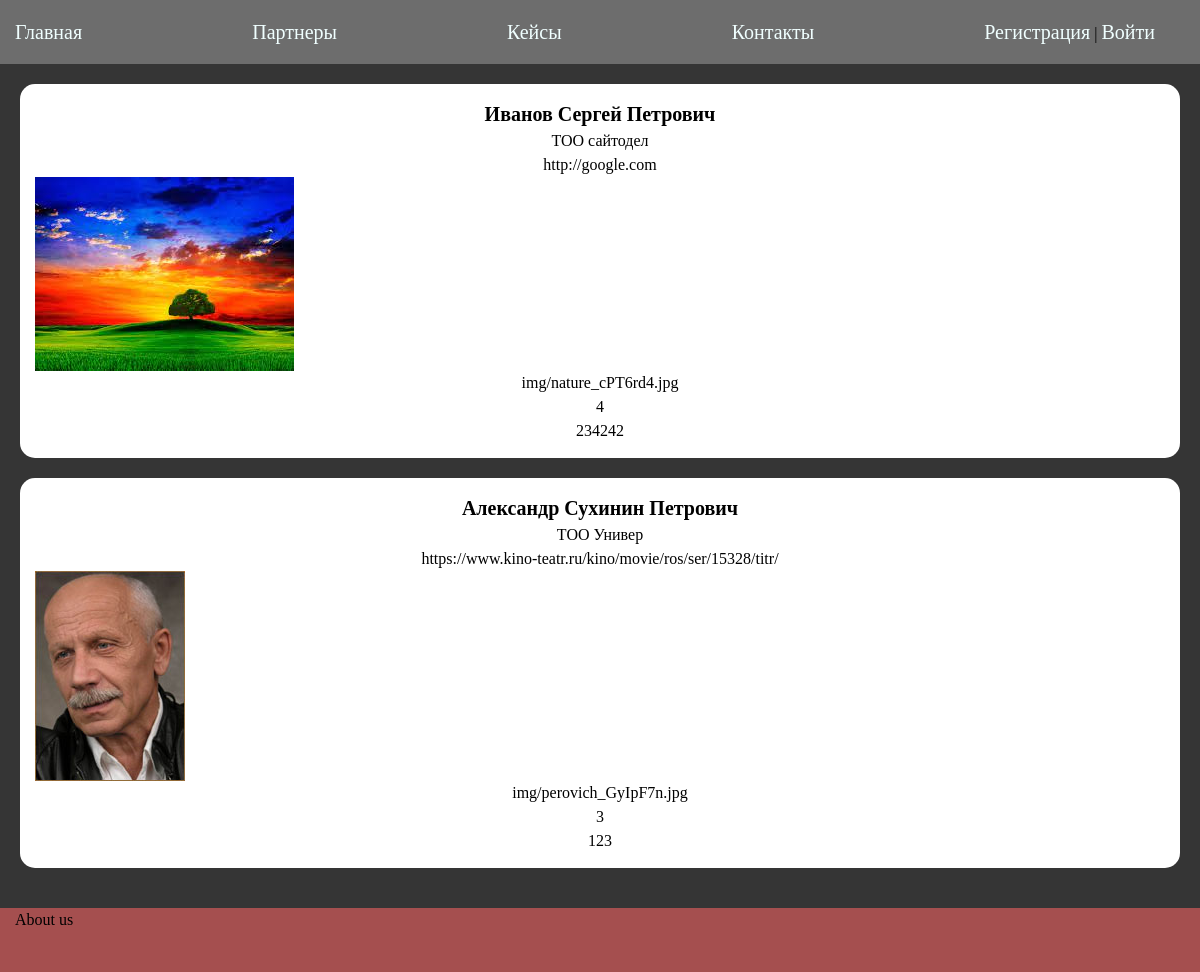
The page /partners/ on the database its author committed.
### BastauApp/models.py (models this page shows)
class Partner(models.Model):
    Fio = models.CharField(max_length=100, verbose_name='ФИО', blank=True)
    name_of_partner = models.CharField(max_length=100, verbose_name='Название организации')
    site = models.URLField(max_length=200)
    avatar = models.ImageField("Аватар", upload_to="img")
    user_id = models.OneToOneField(User, verbose_name='id', on_delete=models.CASCADE)
    class Meta:
        verbose_name = "Партнер"
        verbose_name_plural = "Партнеры"
    def __str__(self):
        return self.Fio

class User(AbstractBaseUser, PermissionsMixin):
    ROLES = [('Студент', 'Студент'),
             ('Партнер', 'Партнер')]
    email = models.EmailField(db_index=True, unique=True, max_length=254)
    phone = models.CharField(max_length=20, help_text='Номер телефона')
    is_staff = models.BooleanField(default=True)  # must needed, otherwise you won't be at
    is_active = models.BooleanField(default=True)  # must needed, otherwise you won't be «
    is_superuser = models.BooleanField(default=False)  # this field we inherit from Permis
    role = models.CharField(choices=ROLES, default=ROLES[0], max_length=10)
    objects = CustomUserManager()
    REQUIRED_FIELDS = ["phone"]
    USERNAME_FIELD = 'email'
    class Meta:
        verbose_name = "Юзер"
        verbose_name_plural = "Юзеры"

### BastauApp/views.py (the view)
# urls.py: path('partners/', ShowPartners.as_view(), name='partners'),
class ShowPartners(ListView):
    model = Partner
    template_name = 'partners.html'
    extra_context = {'name': 'Партнеры', 'menu': menu}

### BastauApp/templates/partners.html
{% extends 'base.html' %}
{% load static %}
{% block content %}
    {% for item in object_list %}
    <div class="case">
      <span class="case__title">
        {{item}}
      </span>
      <p>{{item.name_of_partner}}</p>
      <p>{{item.site}}</p>
      <img src="{{item.avatar.url}}" alt="">
      {{item.avatar}}
      <p>{{item.user_id.id}}</p>
        <p>{{item.user_id.phone}}</p>
    </div>
    {% endfor %}
  {% endblock %}

### BastauApp/static/css/style.css (style rules this page uses)
body { height: 100%; }
html { height: 100%; }
.case { background-color: #fff; padding: 15px; border-radius: 15px; margin-bottom: 20px; text-align: center; }
.case__title { font-size: 20px; font-weight: bold; }

### BastauApp/static/css/zero.css (style rules this page uses)
*, *::before, *::after { box-sizing: border-box; }
body, h1, h2, h3, h4, p, ul[class], ol[class], li, figure, figcaption, blockquote, dl, dd { margin: 0; }
body { min-height: 100vh; scroll-behavior: smooth; text-rendering: optimizeSpeed; line-height: 1.5; }
img { max-width: 100%; display: block; }

### rows shown on the page
Partner: Fio "Иванов Сергей Петрович", name_of_partner "ТОО сайтодел", site "http://google.com", avatar (picture), avatar "img/nature_cPT6rd4.jpg", user_id.id "4", user_id.phone "234242"
Partner: Fio "Александр Сухинин Петрович", name_of_partner "ТОО Универ", site "https://www.kino-teatr.ru/kino/movie/ros/ser/15328/titr/", avatar (picture), avatar "img/perovich_GyIpF7n.jpg", user_id.id "3", user_id.phone "123"

### other values the page prints
{{ item.title }} "Партнеры" "Кейсы" "Контакты"
